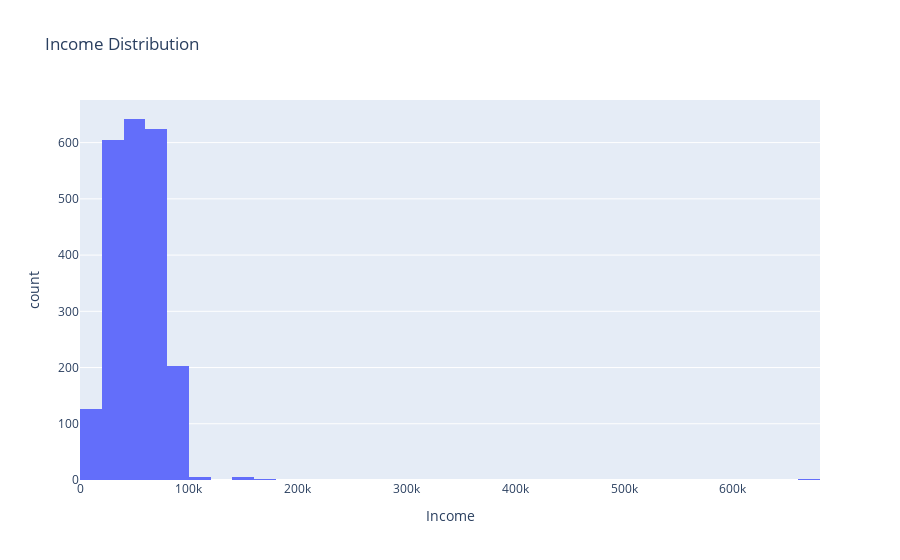

This figure's notebook cell:
### Markdown cell above
Now the distribution graph seems much neater and more realistic

### Code cell
px.histogram(data, x="Income", nbins=50, title="Income Distribution").show()

### Figure 1 — Plotly figure (JSON) as saved in the notebook; plotly's stock layout.template omitted (floating-point values rounded to 4 significant figures; data arrays with more than 128 entries replaced by an {"elided": "..."} marker saying what was removed)
{"data": [{"bingroup": "x", "hovertemplate": "Income=%{x}<br>count=%{y}<extra></extra>", "legendgroup": "", "marker": {"color": "#636efa", "pattern": {"shape": ""}}, "name": "", "nbinsx": 50, "orientation": "v", "showlegend": false, "type": "histogram", "x": {"elided": "2213 float values"}, "xaxis": "x", "yaxis": "y"}], "layout": {"barmode": "relative", "legend": {"tracegroupgap": 0}, "title": {"text": "Income Distribution"}, "xaxis": {"anchor": "y", "domain": [0, 1], "title": {"text": "Income"}}, "yaxis": {"anchor": "x", "domain": [0, 1], "title": {"text": "count"}}}}
